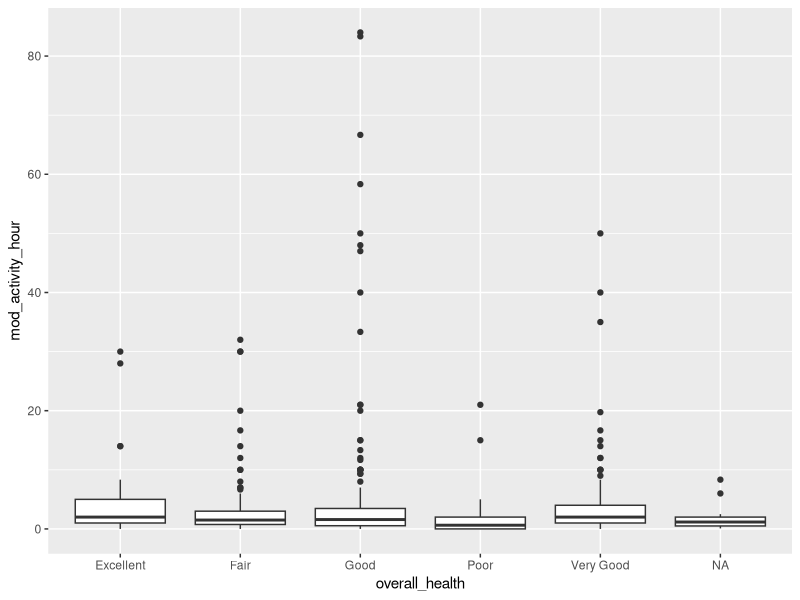

This chart was generated by the following R code: (Note: this script raises an error after producing the figure.)
## ---- chunk 1
suppressMessages(library(knitr))
opts_chunk$set(tidy=FALSE, cache=TRUE, echo=TRUE, message=FALSE)
## ---- chunk 2
library(tidyverse)

tidyverse_logo()
## ---- chunk 3

# First, let’s look at the standard functional form in R using nested functions:

print(head(iris))

# Using pipes makes this more readable as a sequence of operations:

iris %>% head() %>% print()

## ---- chunk 4
# Install from CRAN

install.packages("tidyverse")

# Load the package into your current session

library(tidyverse)

## ---- chunk 5

# install package for reading Excel files

install.packages("readxl")

# load the package "readxl" which is used to import excel documents

library(readxl)

## ---- chunk 6

# read the excel file and assign the name "NCHA2021_RWS_Subset" to the new dataset in your environment 

NCHA2021_RWS_Subset <- read_excel("Data/NCHA2021_RWS_Subset.xlsx")

## ---- chunk 7

# OR name it a shorter name when you load it so that it is easy to use for coding!
# ncha_subset <- read_excel("Data/NCHA2021_RWS_Subset.xlsx")

## ---- chunk 8

# View the structure of the dataset after it has been imported and saved to your working environment

str(NCHA2021_RWS_Subset)

## ---- chunk 9

# use the base function "data.frame" to transform a "tibble" into a "data.frame" class

ncha_df <- data.frame(NCHA2021_RWS_Subset)

## ---- chunk 10

# use the base function "class" to make sure your transformation worked

class(ncha_df)

## ---- chunk 11

# View the dimensions of the new data frame 

dim(ncha_df)

# View the first 6 rows of the new data frame 

head(ncha_df)

## ---- chunk 12

# Using the function "names()" we can view a list of all of the variable names within the entire data frame
names(ncha_df)

## ---- chunk 13

# rename variables with a simpler name using "rename()"

ncha_df <- rename(ncha_df, 
	"leisure_sports" = "Leisure.time.activities...Participating.in.physical.exercise..team.sports..recreational.sports..or.physically.active.hobbies") 


# We can also rename multiple variables at the same time

ncha_df <- rename(ncha_df,
                              "overall_health" = "Overall.Health",
                              "exercise_mod_min" = "Minutes.Moderate.PA...minutes",
                              "exercise_vig_min" = "Minutes.Vigorous.PA...minutes")


## ---- chunk 14

# view names of variables in the data frame

names(ncha_df)

# Or View the entire data frame 

View(ncha_df)

## ---- chunk 15

# create a data subset by selecting variables with cleaned up names
# we can use pipes [%>%] (shortcut for pipes = command + shift + M)  

ncha_df_sub <- ncha_df %>% select(overall_health, leisure_sports, exercise_mod_min, exercise_vig_min) 


## ---- chunk 16
# select observations for students who self-reported 0 hours of leisure sports
ncha_df_sub <- filter(ncha_df_sub, leisure_sports == "0 hours")

# we can look at a table of two variables, to see how they overlap 
# check what the overlap is between overall health categories and minutes of leisure sports 
table(ncha_df_sub$leisure_sports, ncha_df_sub$overall_health)

## ---- chunk 17

# view a summary of the observations for "exercise_mod_min"
summary(ncha_df_sub$exercise_mod_min)

# make a new variable that will be part of the existing data frame 
# we can make a variable for the number of hours of activity 

ncha_df_sub <- ncha_df_sub %>% mutate(mod_activity_hour = exercise_mod_min / 60 )
                                
# check what the updated data frame looks like

View(ncha_df_sub)

## ---- chunk 18

# make a simple plot can be made using ggplot2 package

ggplot(data = ncha_df_sub, aes (x = overall_health, y = mod_activity_hour, colour) ) + 
    geom_boxplot() 

# OR you can use pipes instead of [+] symbol 

ggplot(ncha_df_sub, aes(overall_health, mod_activity_hour) ) %>% 
          geom_boxplot()


## ---- chunk 19

# make a simple histogram plot using ggplot2 package

ggplot(ncha_df_sub, aes(mod_activity_hour) ) + geom_histogram()

## ---- chunk 20

# load the original data subset 

NCHA2021_RWS_Subset <- read_excel("Data/NCHA2021_RWS_Subset.xlsx")

# make the tibble into a data frame 

ncha_df <- data.frame(NCHA2021_RWS_Subset)

## ---- chunk 21

# Check that your data import worked as intended



## ---- chunk 22

# We can rename one variable at a time, OR we can also rename multiple variables at the same time


## ---- chunk 23

# Select the variables using pipes [ %>% ]



## ---- chunk 24

# View the data frame in a pop up window 


## ---- chunk 25

# Only keep observations for students who self-report "Excellent" health 


## ---- chunk 26

# make a new variable using mutate()

## ---- chunk 27

# make a simple plot using ggplot()




